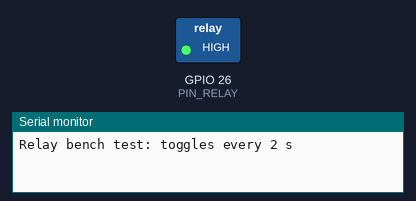
The sketch below on a simulated ESP32. Parts: switched loads named in the sketch (green lamp = pin HIGH), the last lines printed to the serial monitor.

Above: at 1.0 s.
At 7.0 s:
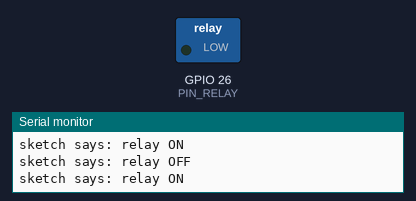
Timing chart, 0 to 9.2 s (numbered marks = the images above):
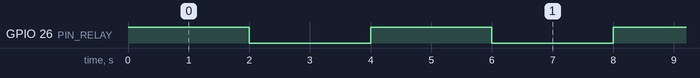

The sketch:

BenchTest.ino
```cpp
// FH-HVAC relay bench test -- single component, no network.
// Relay IN -> GPIO 26. Watch the relay's onboard LED and listen for the click.
// Serial output says what the SKETCH commands; compare with what the relay does.
// If the relay is ON when the sketch says OFF, flip RELAY_ACTIVE_LOW.
const int PIN_RELAY = 26;
const bool RELAY_ACTIVE_LOW = true;   // untested default -- change after this test
bool on = false;
unsigned long last = 0;
void setRelay(bool v) { digitalWrite(PIN_RELAY, (v != RELAY_ACTIVE_LOW) ? HIGH : LOW); }
void setup() {
  Serial.begin(115200);
  pinMode(PIN_RELAY, OUTPUT);
  setRelay(false);
  Serial.println("Relay bench test: toggles every 2 s");
}
void loop() {
  if (millis() - last >= 2000) {
    last = millis();
    on = !on;
    setRelay(on);
    Serial.println(on ? "sketch says: relay ON" : "sketch says: relay OFF");
  }
}
```

Measured:
- by itself, GPIO 26 (PIN_RELAY): alternates HIGH for 2.0 s and LOW for 2.0 s
